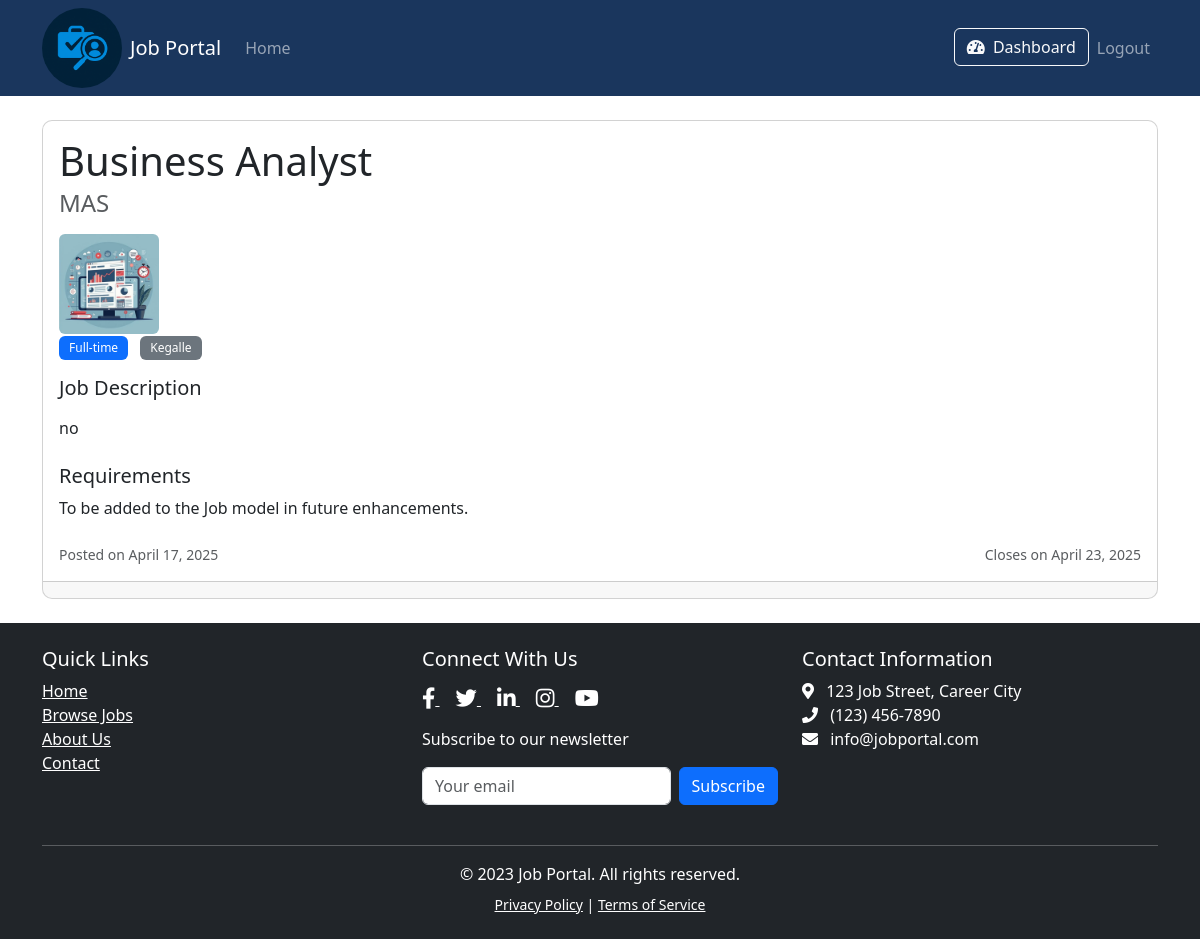
The page /job/2/ (signed in) on the database its author committed.
### jobs/models.py (models this page shows, shortened)
class Job(models.Model):
    JOB_TYPES = [
        ('FT', 'Full-time'),
        ('PT', 'Part-time'),
        ('CN', 'Contract'),
        ('IN', 'Internship'),
    ]
    company = models.ForeignKey(Company, on_delete=models.CASCADE)
    title = models.CharField(max_length=200)
    description = models.TextField()
    location = models.CharField(max_length=100)
    job_type = models.CharField(max_length=2, choices=JOB_TYPES)
    posted_date = models.DateTimeField(default=timezone.now)
    closing_date = models.DateTimeField()
    is_active = models.BooleanField(default=True)

class Company(models.Model):
    user = models.OneToOneField(User, on_delete=models.CASCADE)
    name = models.CharField(max_length=100)
    description = models.TextField()
    website = models.URLField(blank=True)
    logo = models.ImageField(upload_to='company_logos/', blank=True)

### jobs/views.py (the view)
# urls.py: path('job/<int:job_id>/', views.job_detail, name='job_detail'),
@login_required
def job_detail(request, job_id):
    job = get_object_or_404(Job, id=job_id)
    has_applied = False
    if hasattr(request.user, 'jobseeker'):
        has_applied = Application.objects.filter(job=job, applicant=request.user.jobseeker).exists()
    return render(request, 'jobs/job_detail.html', {
        'job': job,
        'has_applied': has_applied
    })

### jobs/templates/jobs/job_detail.html (shortened to what this page needs)
{% extends 'jobs/base.html' %}
{% block content %}
    <div class="card mb-4">
        <div class="card-body">
            <h1 class="card-title">{{ job.title }}</h1>
            <h4 class="card-subtitle mb-3 text-muted">{{ job.company.name }}</h4>
            <img src="{{ job.company.logo.url }}" alt="{{ job.company.name }} logo"
                         class="rounded me-4" style="width: 100px; height: 100px; object-fit: contain;">
            <div class="mb-3">
                <span class="badge bg-primary me-2">{{ job.get_job_type_display }}</span>
                <span class="badge bg-secondary">{{ job.location }}</span>
            </div>
            <div class="mb-4">
                <h5>Job Description</h5>
                <p class="card-text">{{ job.description|linebreaks }}</p>
            </div>
            <div class="mb-4">
                <h5>Requirements</h5>
                <p class="card-text">To be added to the Job model in future enhancements.</p>
            </div>
            <div class="d-flex justify-content-between align-items-center">
                <small class="text-muted">Posted on {{ job.posted_date|date:"F d, Y" }}</small>
                <small class="text-muted">Closes on {{ job.closing_date|date:"F d, Y" }}</small>
            </div>
        </div>
        <div class="card-footer">
        </div>
    </div>
{% endblock %}

### jobs/templates/jobs/base.html (style rules this page uses)
.card { transition: transform 0.3s ease; }
.badge { margin-right: 5px; }
.card { border-radius: 10px; overflow: hidden; }
.badge { padding: 6px 10px; font-weight: 500; border-radius: 6px; }

### rows shown on the page
Job: title "Business Analyst", company.name "MAS", company.logo (picture), job_type "Full-time", location "Kegalle", description "no", posted_date "April 17, 2025", closing_date "April 23, 2025"
